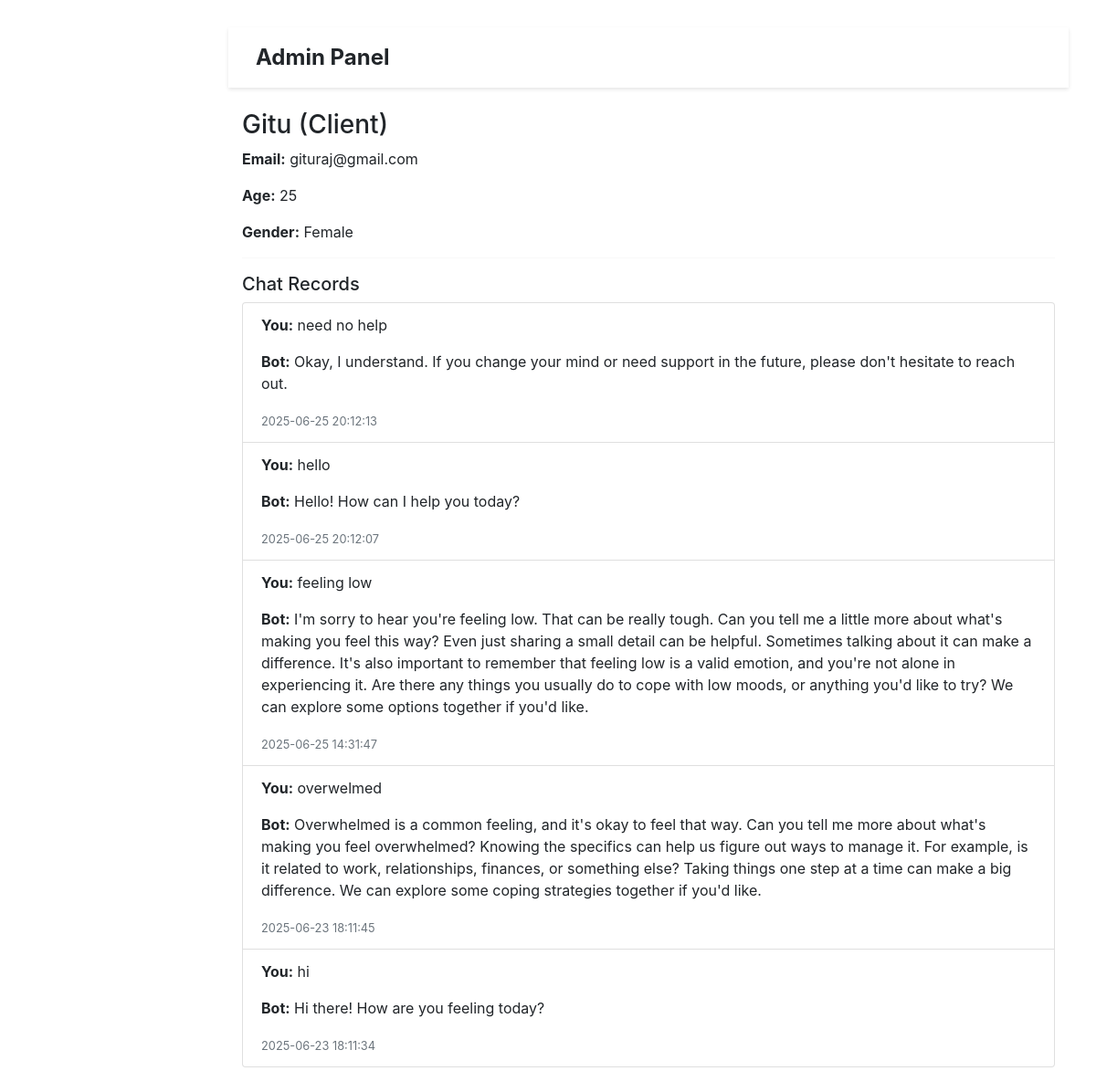
Page /adminpanel/client-users/1/ on the committed database.
### accounts/models.py (models this page shows, shortened)
class ClientProfile(models.Model):
    user = models.OneToOneField(User, on_delete=models.CASCADE)
    full_name = models.CharField(max_length=100)
    age = models.PositiveIntegerField(null=True, blank=True)
    gender = models.CharField(max_length=10, choices=[
        ('Male', 'Male'),
        ('Female', 'Female'),
        ('Other', 'Other')
    ], null=True, blank=True)

### adminpanel/models.py (models this page shows, shortened)
class ChatRecord(models.Model):
    user = models.ForeignKey(User, null=True, blank=True, on_delete=models.SET_NULL)
    user_message = models.TextField()
    bot_response = models.TextField()
    timestamp = models.DateTimeField(auto_now_add=True)
    session_id = models.UUIDField(null=True, blank=True)
    guest_name = models.CharField(max_length=100, null=True, blank=True)

### adminpanel/views.py (the view)
# urls.py: path('client-users/<int:user_id>/', views.client_user_detail, name='client_user_detail'),
def client_user_detail(request, user_id):
    user = get_object_or_404(User, id=user_id)
    profile = ClientProfile.objects.get(user=user)
    chats = ChatRecord.objects.filter(user=user).order_by('-timestamp')
    return render(request, 'adminpanel/client_user_detail.html', {
        'user_obj': user,
        'profile': profile,
        'chats': chats,
    })

### adminpanel/templates/adminpanel/client_user_detail.html (shortened to what this page needs)
{% extends 'adminpanel/dashboard.html' %}
{% block content %}
<div class="container mt-4">
    <h3>{{ profile.full_name }} ({{ user_obj.username }})</h3>
    <p><strong>Email:</strong> {{ user_obj.email }}</p>
    <p><strong>Age:</strong> {{ profile.age }}</p>
    <p><strong>Gender:</strong> {{ profile.gender }}</p>
    <hr>
    <h5>Chat Records</h5>
    <div class="list-group">
        {% for chat in chats %}
        <div class="list-group-item">
            <p><strong>You:</strong> {{ chat.user_message }}</p>
            <p><strong>Bot:</strong> {{ chat.bot_response }}</p>
            <small class="text-muted">{{ chat.timestamp|date:"Y-m-d H:i:s" }}</small>
        </div>
        {% empty %}
        <p>No chat records found.</p>
        {% endfor %}
    </div>
</div>
{% endblock %}

### adminpanel/templates/adminpanel/base.html (style rules this page uses)
body { margin: 0; font-family: 'Segoe UI', Tahoma, Geneva, Verdana, sans-serif; background-color: #f8f9fa; }

### rows in the picture
ClientProfile: full_name "Gitu", age "25", gender "Female"
ChatRecord: user_message "need no help", bot_response "Okay, I understand. If you change your mind or need support in the future, please don't hesitate to reach out.", timestamp "2025-06-25 20:12:13"
ChatRecord: user_message "hello", bot_response "Hello! How can I help you today?", timestamp "2025-06-25 20:12:07"
ChatRecord: user_message "feeling low", bot_response "I'm sorry to hear you're feeling low. That can be really tough. Can you tell me a little more about what's making you feel this way? Even just sharing a small detail can be helpful. Sometimes talking about it can make a difference. It's also important to remember that feeling low is a valid emotion, and you're not alone in experiencing it. Are there any things you usually do to cope with low moods, or anything you'd like to try? We can explore some options together if you'd like.", timestamp "2025-06-25 14:31:47"
ChatRecord: user_message "overwelmed", bot_response "Overwhelmed is a common feeling, and it's okay to feel that way. Can you tell me more about what's making you feel overwhelmed? Knowing the specifics can help us figure out ways to manage it. For example, is it related to work, relationships, finances, or something else? Taking things one step at a time can make a big difference. We can explore some coping strategies together if you'd like.", timestamp "2025-06-23 18:11:45"
ChatRecord: user_message "hi", bot_response "Hi there! How are you feeling today?", timestamp "2025-06-23 18:11:34"

### other values in the picture
{{ user_obj.username }} "Client"
{{ user_obj.email }} "gituraj@gmail.com"
